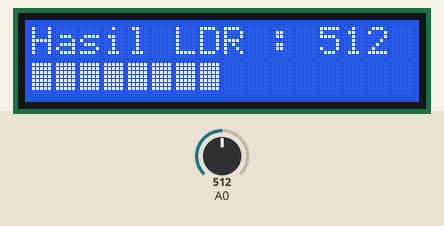
Bench run of a sketch on a simulated Arduino Uno, built with avr-gcc and run on an emulated ATmega328P. On the bench: 16×2 character LCD. The test bench sets the inputs (shaded band); at power-on: A0 = 512.

Above: at 1.2 s.
1.3 s: A0 set to 716
At 2.6 s:
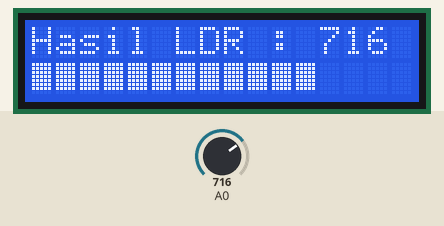
2.9 s: A0 set to 900
At 4.1 s:
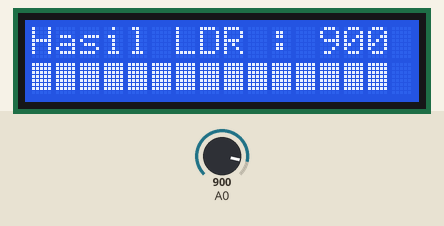
5.9 s: A0 set to 1023
At 6.8 s:
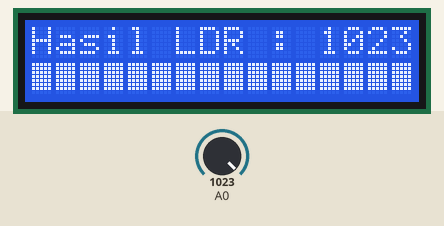
7.7 s: A0 set to 306
At 9.1 s:
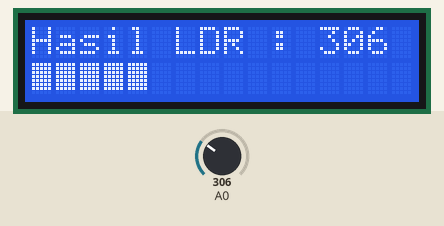
9.4 s: A0 set to 122
At 10.2 s:
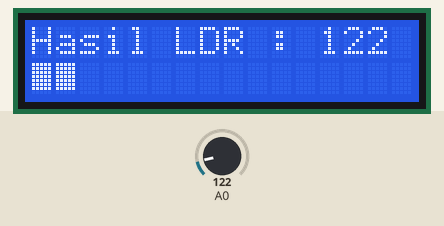
11.1 s: A0 set to 0
At 11.5 s:
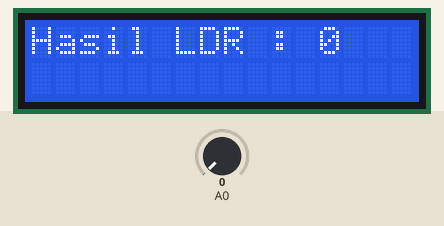
Timing chart, 0 to 13.7 s (numbered marks = the images above; inputs shaded):
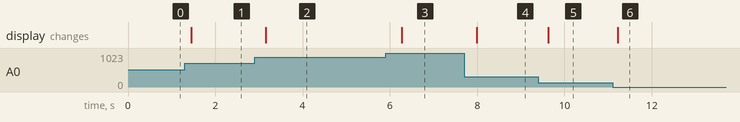

Measured:
- after the input at 1.3 s, the display: changes after 0.15 s (image 1)
- after the input at 2.9 s, the display: changes after 0.26 s (image 2)
- after the input at 5.9 s, the display: changes after 0.37 s (image 3)
- after the input at 7.7 s, the display: changes after 0.29 s (image 4)
- after the input at 9.4 s, the display: changes after 0.22 s (image 5)
- after the input at 11.1 s, the display: changes after 0.12 s (image 6)

The sketch:

pembacaan_ldr_dg_lcd.ino
```cpp
#include <Wire.h>
#include <LiquidCrystal_I2C.h>

LiquidCrystal_I2C lcd(0x27,16,2);

int hasilSensorLDR;
int progressBari = 0;
int i = 0;

byte progressBar[8] = {
  B11111,
  B11111,
  B11111,
  B11111,
  B11111,
  B11111,
  B11111,
};

void setup() {
  lcd.init();
  lcd.setBacklight(HIGH);
  lcd.print("Hasil LDR :");
  lcd.createChar(0, progressBar);
}

void loop() {
  lcd.clear();
  lcd.print("Hasil LDR :");
  lcd.setCursor(0,1);
  hasilSensorLDR = analogRead(0);
  lcd.setCursor(12,0);
  lcd.print(hasilSensorLDR);
  progressBari=map(hasilSensorLDR, 0, 1000, 0, 17);
  for (i=0; i<progressBari; i++)
  {
    lcd.setCursor(i, 1);
    lcd.write(byte(0));
  }
  delay(300);
}
```
